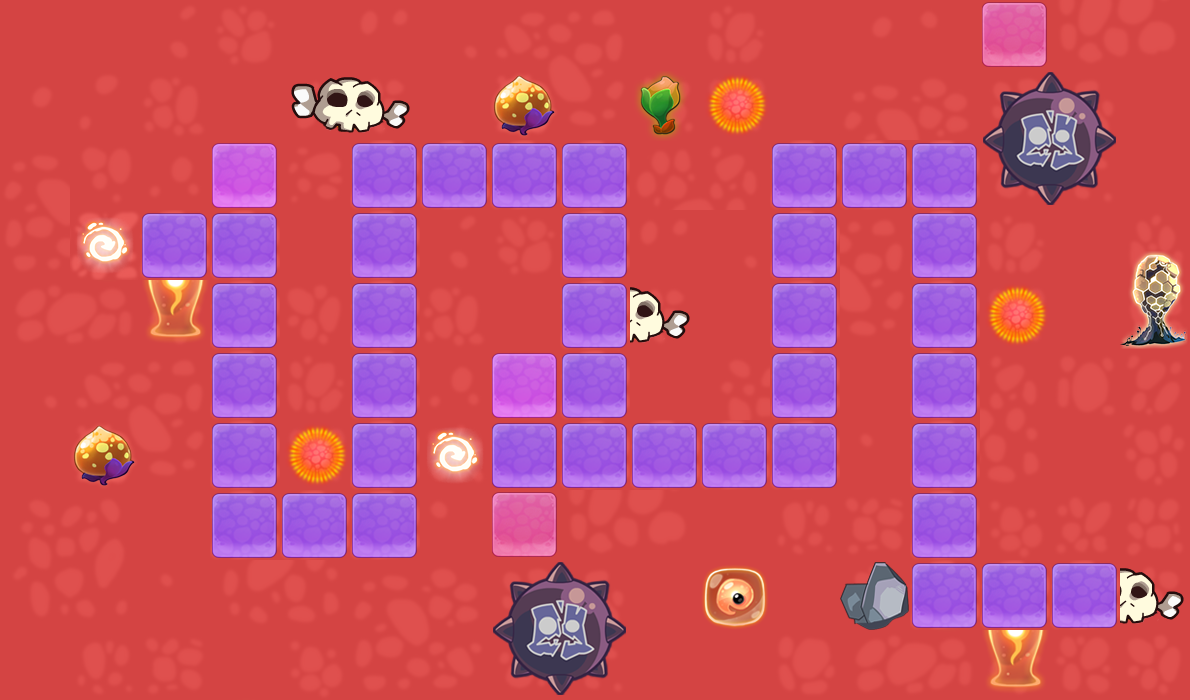

A level layout from a 2D game, rendered from its tile map. Below: a short description, then the map file with its tile-grid data intact:
An orthogonal 17x10 tile map with 70x70 px tiles, 1 tile layer (bg), 2 tilesets and 2 objects (player, end).

<map version="1.0" orientation="orthogonal" renderorder="right-down" width="17" height="10" tilewidth="70" tileheight="70" nextobjectid="3">
 <tileset firstgid="1" name="3" tilewidth="70" tileheight="70" tilecount="91" columns="13">
  <image source="3.png" width="910" height="490" />
  <tile id="11">
   <properties>
    <property name="type" value="block" />
   </properties>
  </tile>
  <tile id="16">
   <properties>
    <property name="type" value="block" />
   </properties>
  </tile>
  <tile id="17">
   <properties>
    <property name="type" value="block" />
   </properties>
  </tile>
  <tile id="19">
   <properties>
    <property name="type" value="block" />
   </properties>
  </tile>
  <tile id="21">
   <properties>
    <property name="type" value="block" />
   </properties>
  </tile>
  <tile id="22">
   <properties>
    <property name="type" value="block" />
   </properties>
  </tile>
  <tile id="24">
   <properties>
    <property name="type" value="block" />
   </properties>
  </tile>
  <tile id="40">
   <properties>
    <property name="type" value="road" />
   </properties>
  </tile>
  <tile id="41">
   <properties>
    <property name="type" value="road" />
   </properties>
  </tile>
  <tile id="42">
   <properties>
    <property name="type" value="road" />
   </properties>
  </tile>
  <tile id="43">
   <properties>
    <property name="type" value="road" />
   </properties>
  </tile>
  <tile id="44">
   <properties>
    <property name="type" value="road" />
   </properties>
  </tile>
  <tile id="45">
   <properties>
    <property name="type" value="road" />
   </properties>
  </tile>
  <tile id="46">
   <properties>
    <property name="type" value="road" />
   </properties>
  </tile>
  <tile id="47">
   <properties>
    <property name="type" value="road" />
   </properties>
  </tile>
  <tile id="48">
   <properties>
    <property name="type" value="road" />
   </properties>
  </tile>
  <tile id="49">
   <properties>
    <property name="type" value="road" />
   </properties>
  </tile>
  <tile id="50">
   <properties>
    <property name="type" value="road" />
   </properties>
  </tile>
  <tile id="67">
   <properties>
    <property name="type" value="block" />
   </properties>
  </tile>
  <tile id="68">
   <properties>
    <property name="type" value="block" />
   </properties>
  </tile>
  <tile id="70">
   <properties>
    <property name="type" value="block" />
   </properties>
  </tile>
  <tile id="72">
   <properties>
    <property name="type" value="block" />
   </properties>
  </tile>
  <tile id="73">
   <properties>
    <property name="type" value="block" />
   </properties>
  </tile>
  <tile id="74">
   <properties>
    <property name="type" value="block" />
   </properties>
  </tile>
  <tile id="75">
   <properties>
    <property name="type" value="block" />
   </properties>
  </tile>
  <tile id="76">
   <properties>
    <property name="type" value="block" />
   </properties>
  </tile>
  <tile id="80">
   <properties>
    <property name="type" value="block" />
   </properties>
  </tile>
  <tile id="81">
   <properties>
    <property name="type" value="block" />
   </properties>
  </tile>
  <tile id="87">
   <properties>
    <property name="type" value="block" />
   </properties>
  </tile>
 </tileset>
 <tileset firstgid="92" name="4" tilewidth="70" tileheight="70" tilecount="91" columns="13">
  <image source="4.png" width="910" height="490" />
  <tile id="0">
   <properties>
    <property name="type" value="ground" />
   </properties>
  </tile>
  <tile id="1">
   <properties>
    <property name="type" value="ground" />
   </properties>
  </tile>
  <tile id="2">
   <properties>
    <property name="type" value="ground" />
   </properties>
  </tile>
  <tile id="3">
   <properties>
    <property name="type" value="ground" />
   </properties>
  </tile>
  <tile id="4">
   <properties>
    <property name="type" value="ground" />
   </properties>
  </tile>
  <tile id="5">
   <properties>
    <property name="type" value="ground" />
   </properties>
  </tile>
  <tile id="6">
   <properties>
    <property name="type" value="ground" />
   </properties>
  </tile>
  <tile id="7">
   <properties>
    <property name="type" value="ground" />
   </properties>
  </tile>
  <tile id="8">
   <properties>
    <property name="type" value="ground" />
   </properties>
  </tile>
  <tile id="9">
   <properties>
    <property name="type" value="ground" />
   </properties>
  </tile>
  <tile id="10">
   <properties>
    <property name="type" value="ground" />
   </properties>
  </tile>
  <tile id="11">
   <properties>
    <property name="type" value="ground" />
   </properties>
  </tile>
  <tile id="12">
   <properties>
    <property name="type" value="ground" />
   </properties>
  </tile>
  <tile id="13">
   <properties>
    <property name="type" value="ground" />
   </properties>
  </tile>
  <tile id="14">
   <properties>
    <property name="type" value="ground" />
   </properties>
  </tile>
  <tile id="15">
   <properties>
    <property name="type" value="ground" />
   </properties>
  </tile>
  <tile id="16">
   <properties>
    <property name="type" value="ground" />
   </properties>
  </tile>
  <tile id="17">
   <properties>
    <property name="type" value="ground" />
   </properties>
  </tile>
  <tile id="18">
   <properties>
    <property name="type" value="ground" />
   </properties>
  </tile>
  <tile id="19">
   <properties>
    <property name="type" value="ground" />
   </properties>
  </tile>
  <tile id="20">
   <properties>
    <property name="type" value="ground" />
   </properties>
  </tile>
  <tile id="21">
   <properties>
    <property name="type" value="ground" />
   </properties>
  </tile>
  <tile id="22">
   <properties>
    <property name="type" value="ground" />
   </properties>
  </tile>
  <tile id="23">
   <properties>
    <property name="type" value="ground" />
   </properties>
  </tile>
  <tile id="24">
   <properties>
    <property name="type" value="ground" />
   </properties>
  </tile>
  <tile id="25">
   <properties>
    <property name="type" value="ground" />
   </properties>
  </tile>
  <tile id="26">
   <properties>
    <property name="type" value="ground" />
   </properties>
  </tile>
  <tile id="27">
   <properties>
    <property name="type" value="ground" />
   </properties>
  </tile>
  <tile id="28">
   <properties>
    <property name="type" value="ground" />
   </properties>
  </tile>
  <tile id="29">
   <properties>
    <property name="type" value="ground" />
   </properties>
  </tile>
  <tile id="30">
   <properties>
    <property name="type" value="ground" />
   </properties>
  </tile>
  <tile id="31">
   <properties>
    <property name="type" value="ground" />
   </properties>
  </tile>
  <tile id="32">
   <properties>
    <property name="type" value="ground" />
   </properties>
  </tile>
  <tile id="33">
   <properties>
    <property name="type" value="ground" />
   </properties>
  </tile>
  <tile id="34">
   <properties>
    <property name="type" value="ground" />
   </properties>
  </tile>
  <tile id="35">
   <properties>
    <property name="type" value="ground" />
   </properties>
  </tile>
  <tile id="36">
   <properties>
    <property name="type" value="ground" />
   </properties>
  </tile>
  <tile id="37">
   <properties>
    <property name="type" value="ground" />
   </properties>
  </tile>
  <tile id="38">
   <properties>
    <property name="type" value="ground" />
   </properties>
  </tile>
  <tile id="39">
   <properties>
    <property name="type" value="ground" />
   </properties>
  </tile>
  <tile id="40">
   <properties>
    <property name="type" value="ground" />
   </properties>
  </tile>
  <tile id="41">
   <properties>
    <property name="type" value="ground" />
   </properties>
  </tile>
  <tile id="42">
   <properties>
    <property name="type" value="ground" />
   </properties>
  </tile>
  <tile id="43">
   <properties>
    <property name="type" value="ground" />
   </properties>
  </tile>
  <tile id="44">
   <properties>
    <property name="type" value="ground" />
   </properties>
  </tile>
  <tile id="45">
   <properties>
    <property name="type" value="ground" />
   </properties>
  </tile>
  <tile id="46">
   <properties>
    <property name="type" value="ground" />
   </properties>
  </tile>
  <tile id="47">
   <properties>
    <property name="type" value="ground" />
   </properties>
  </tile>
  <tile id="48">
   <properties>
    <property name="type" value="ground" />
   </properties>
  </tile>
  <tile id="49">
   <properties>
    <property name="type" value="ground" />
   </properties>
  </tile>
  <tile id="50">
   <properties>
    <property name="type" value="ground" />
   </properties>
  </tile>
  <tile id="51">
   <properties>
    <property name="type" value="ground" />
   </properties>
  </tile>
  <tile id="52">
   <properties>
    <property name="type" value="ground" />
   </properties>
  </tile>
  <tile id="53">
   <properties>
    <property name="type" value="ground" />
   </properties>
  </tile>
  <tile id="54">
   <properties>
    <property name="type" value="ground" />
   </properties>
  </tile>
  <tile id="55">
   <properties>
    <property name="type" value="ground" />
   </properties>
  </tile>
  <tile id="56">
   <properties>
    <property name="type" value="ground" />
   </properties>
  </tile>
  <tile id="57">
   <properties>
    <property name="type" value="ground" />
   </properties>
  </tile>
  <tile id="58">
   <properties>
    <property name="type" value="ground" />
   </properties>
  </tile>
  <tile id="59">
   <properties>
    <property name="type" value="ground" />
   </properties>
  </tile>
  <tile id="60">
   <properties>
    <property name="type" value="ground" />
   </properties>
  </tile>
  <tile id="61">
   <properties>
    <property name="type" value="ground" />
   </properties>
  </tile>
  <tile id="62">
   <properties>
    <property name="type" value="ground" />
   </properties>
  </tile>
  <tile id="63">
   <properties>
    <property name="type" value="ground" />
   </properties>
  </tile>
  <tile id="64">
   <properties>
    <property name="type" value="ground" />
   </properties>
  </tile>
  <tile id="65">
   <properties>
    <property name="type" value="ground" />
   </properties>
  </tile>
  <tile id="66">
   <properties>
    <property name="type" value="ground" />
   </properties>
  </tile>
  <tile id="67">
   <properties>
    <property name="type" value="ground" />
   </properties>
  </tile>
  <tile id="68">
   <properties>
    <property name="type" value="ground" />
   </properties>
  </tile>
  <tile id="69">
   <properties>
    <property name="type" value="ground" />
   </properties>
  </tile>
  <tile id="70">
   <properties>
    <property name="type" value="ground" />
   </properties>
  </tile>
  <tile id="71">
   <properties>
    <property name="type" value="ground" />
   </properties>
  </tile>
  <tile id="72">
   <properties>
    <property name="type" value="ground" />
   </properties>
  </tile>
  <tile id="73">
   <properties>
    <property name="type" value="ground" />
   </properties>
  </tile>
  <tile id="74">
   <properties>
    <property name="type" value="ground" />
   </properties>
  </tile>
  <tile id="75">
   <properties>
    <property name="type" value="ground" />
   </properties>
  </tile>
  <tile id="76">
   <properties>
    <property name="type" value="ground" />
   </properties>
  </tile>
  <tile id="77">
   <properties>
    <property name="type" value="ground" />
   </properties>
  </tile>
  <tile id="78">
   <properties>
    <property name="type" value="ground" />
   </properties>
  </tile>
  <tile id="79">
   <properties>
    <property name="type" value="ground" />
   </properties>
  </tile>
  <tile id="80">
   <properties>
    <property name="type" value="ground" />
   </properties>
  </tile>
  <tile id="81">
   <properties>
    <property name="type" value="ground" />
   </properties>
  </tile>
  <tile id="82">
   <properties>
    <property name="type" value="ground" />
   </properties>
  </tile>
  <tile id="83">
   <properties>
    <property name="type" value="ground" />
   </properties>
  </tile>
  <tile id="84">
   <properties>
    <property name="type" value="ground" />
   </properties>
  </tile>
  <tile id="85">
   <properties>
    <property name="type" value="ground" />
   </properties>
  </tile>
  <tile id="86">
   <properties>
    <property name="type" value="ground" />
   </properties>
  </tile>
  <tile id="87">
   <properties>
    <property name="type" value="ground" />
   </properties>
  </tile>
  <tile id="88">
   <properties>
    <property name="type" value="ground" />
   </properties>
  </tile>
  <tile id="89">
   <properties>
    <property name="type" value="ground" />
   </properties>
  </tile>
  <tile id="90">
   <properties>
    <property name="type" value="ground" />
   </properties>
  </tile>
 </tileset>
 <layer name="bg" width="17" height="10">
  <data encoding="csv">
131,92,93,94,95,96,97,98,99,100,101,102,144,145,146,147,148,
144,105,106,107,108,109,110,111,112,113,114,115,157,158,159,160,161,
157,118,119,120,121,42,42,42,42,126,127,42,42,42,172,173,174,
170,41,42,42,115,42,93,94,42,96,97,42,99,42,101,102,103,
177,178,179,42,181,42,106,107,42,109,110,42,112,42,114,115,116,
97,98,99,42,101,42,119,120,42,122,123,42,125,42,127,128,129,
110,111,112,42,114,42,132,133,42,42,42,42,138,42,140,141,142,
123,124,125,42,42,42,145,146,147,148,149,150,151,42,153,154,155,
136,137,138,139,140,157,158,159,160,161,162,163,164,42,42,42,168,
149,150,151,152,153,170,171,172,173,174,175,176,177,178,179,180,181
</data>
 </layer>
 <objectgroup name="object">
  <object id="1" name="player" x="70" y="210" width="70" height="70" />
  <object id="2" name="end" x="1050" y="560" width="70" height="70" />
 </objectgroup>
</map>
